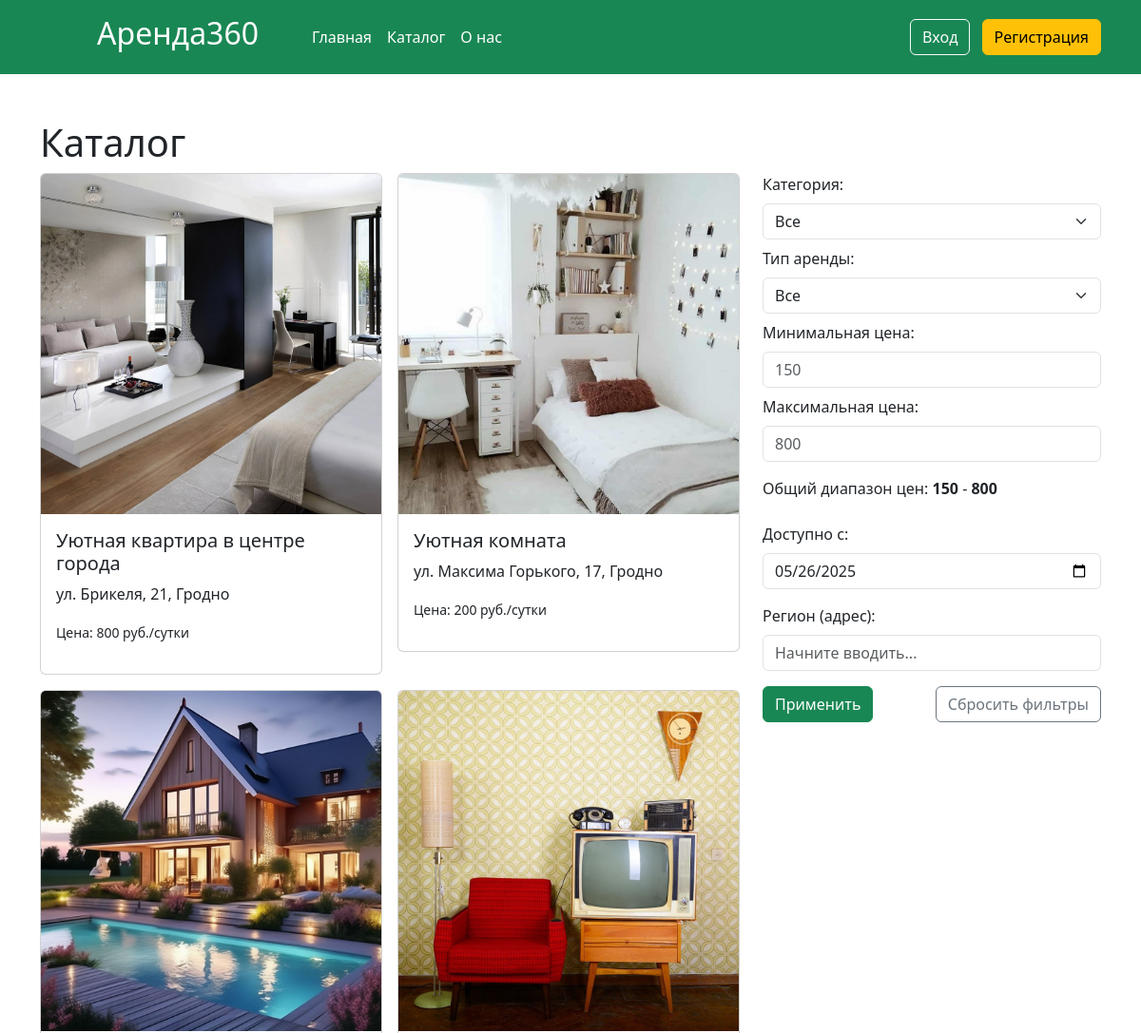
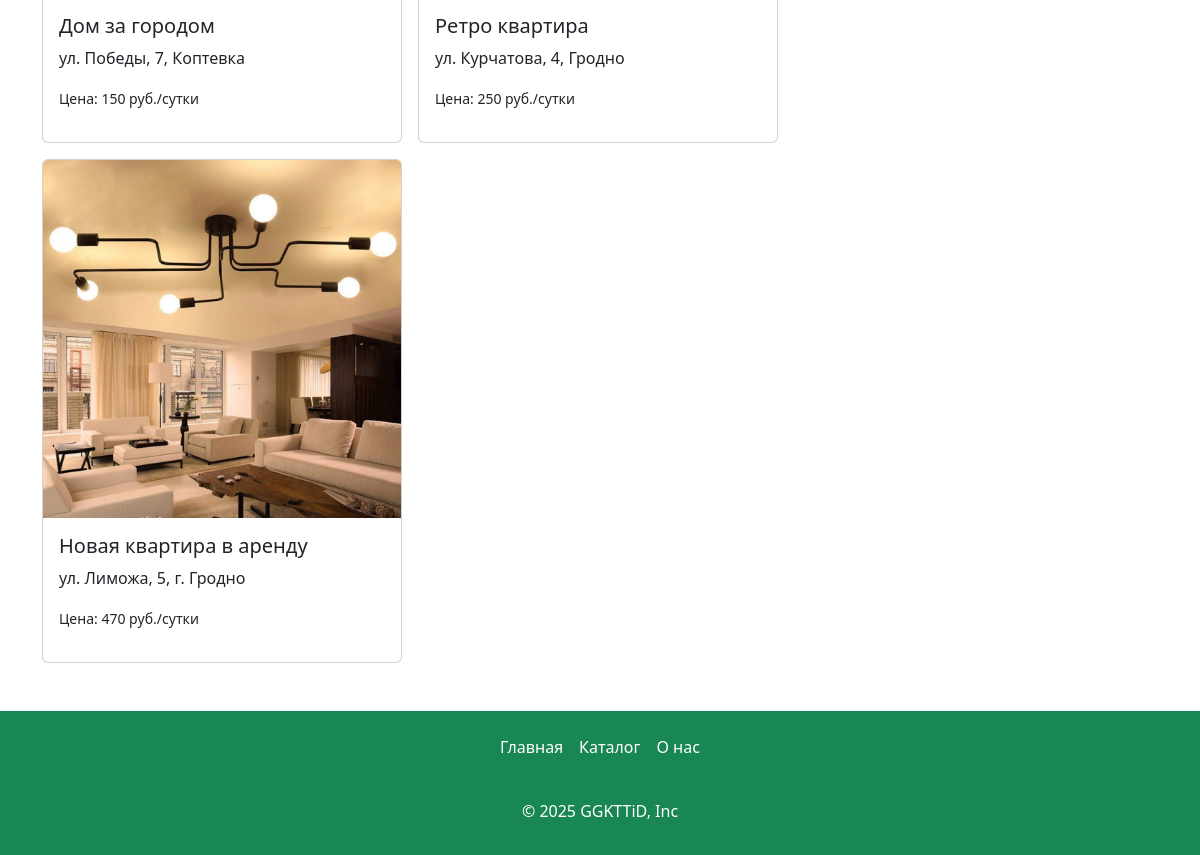
/catalog, run on the app's committed database (2 pictures, top to bottom).
### app.py (models this page shows, shortened)
class Articles(db.Model):
    id = db.Column(db.Integer,primary_key=True)
    title = db.Column(db.String(100))
    text = db.Column(db.Text)
    image_name = db.Column(db.String(100))
    category = db.Column(db.String(100))
    price = db.Column(db.Integer)
    floor = db.Column(db.Integer)
    entrance = db.Column(db.Integer)
    type_app = db.Column(db.String(100))
    address= db.Column(db.String(100))
    count_rooms = db.Column(db.Integer)
    hide = db.Column(db.Boolean, default=True)
    id_user = db.Column(db.Integer, db.ForeignKey('users.id'))
    orders = db.relationship('Orders', backref='article', lazy=True)
    images = db.relationship('Image', backref='article', lazy=True, cascade="all, delete-orphan")

### app.py (the view)
@app.route('/catalog')
def catalog():
    if request.method == 'GET':
        category = request.args.get('category')
        min_price = request.args.get('min_price')
        max_price = request.args.get('max_price')
        type_app = request.args.get('type_app')
        address_filter = request.args.get('address')
        available_date_str = request.args.get('available_date')
        available_date = datetime.strptime(available_date_str, "%Y-%m-%d") if available_date_str else None
        count_rooms = request.args.get('room_type')
        min_price_all = db.session.query(func.min(Articles.price)).scalar()
        max_price_all = db.session.query(func.max(Articles.price)).scalar()
        query = Articles.query
        addresses = db.session.query(Articles.address).distinct().all()
        addresses = [a[0] for a in addresses if a[0]]
        if address_filter:
            query = query.filter(Articles.address == address_filter)
        if category:
            query = query.filter(Articles.category == category)
        if min_price:
            query = query.filter(Articles.price >= int(min_price))
        if max_price:
            query = query.filter(Articles.price <= int(max_price))
        if type_app:
            query = query.filter(Articles.type_app == type_app)
        if available_date:
            query = query.filter(~Articles.orders.any(Orders.date == available_date))
        if count_rooms:
            if int(count_rooms) >= 4:
                query = query.filter(Articles.count_rooms >= int(count_rooms))
            else:
                query = query.filter(Articles.count_rooms == int(count_rooms))
        filtered_articles = query.all()
        return render_template("catalog.html",addresses=addresses, datetime = datetime, timedelta=timedelta, articles=filtered_articles,min_price_all=min_price_all,max_price_all=max_price_all)

### app.py (called while the page is built)
@app.context_processor
def inject_unread_messages():
    if 'name' in session:
        current_user = Users.query.filter_by(email=session['name']).first()
        unread_count = Messages.query.filter_by(recipient_id=current_user.id, is_read=False).count()
        return dict(unread_messages=unread_count)
    return dict(unread_messages=0)

@app.context_processor
def inject_user():
    def get_user_name():
        if 'name' in session:
            return Users.query.filter_by(email=session['name']).first()
    return dict(active_user=get_user_name())

### templates/catalog.html (shortened to what this page needs)
{% extends 'base.html' %}
{% block main %}
  <main>
    <div class="container my-5">
        <h1>Каталог</h1>
      <div class="row">
        <div class="col-md-8">
          <div class="row g-3">
            {%if articles%}
            {%for article in articles%}
            {%if not article.hide%}
            <div class="col-md-6">
              <a href="/card/{{article.id}}" class="card-link">
                <div class="card">
                  <img
                    src="./static/img/upload/{{article.image_name}}"
                    class="card-img-top"
                    alt="{{article.title}}"
                  />
                  <div class="card-body">
                    <h5 class="card-title">{{article.title}}</h5>
                    <p class="font-weight-bold">{{article.address}}</p>
                    <p><small>Цена: {{article.price}} руб./{%if article.type_app=="Посуточная"%}сутки{%else%}месяц{%endif%}</small></p>
                  </div>
                </div>
              </a>
            </div>
            {%endif%}
            {%endfor%}
            {%else%}
              <p>Ничего не найдено!</p>
            {%endif%}
          </div>
        </div>
        <div class="col-md-4">
          <form method="GET" action="/catalog" class="">
            <label for="category" class="form-label">Категория:</label>
            <select name="category" id="category" class="form-select" onchange="toggleRoomType()">
                <option value="">Все</option>
            </select>
            <label for="type_app" class="form-label mt-2">Тип аренды:</label>
            <select name="type_app" id="type_app" class="form-select">
                <option value="">Все</option>
            </select>
            <label for="min_price" class="form-label mt-2">Минимальная цена:</label>
            <input type="number" min="1" class="form-control" name="min_price" id="min_price" placeholder="{{min_price_all}}" value="{{ request.args.get('min_price', '') }}">
            <label for="max_price" class="form-label mt-2">Максимальная цена:</label>
            <input type="number" min="1" class="form-control" name="max_price" id="max_price" placeholder="{{max_price_all}}" value="{{ request.args.get('max_price', '') }}">
            <p class="mt-3">
              Общий диапазон цен:
              <span class="fw-bold">{{ min_price_all }}</span> -
              <span class="fw-bold">{{ max_price_all }}</span>
            </p>
            <label for="available_date" class="form-label mt-2">Доступно с:</label>
            <input type="date" class="form-control" name="available_date" id="available_date"
            value="{{ request.args.get('available_date', datetime.now().strftime('%Y-%m-%d')) }}"
            min="{{ datetime.now().strftime('%Y-%m-%d') }}"
            max="{{ (datetime.now() + timedelta(days=365)).strftime('%Y-%m-%d') }}">
            <label for="address" class="form-label mt-3">Регион (адрес):</label>
            <input list="addresses" name="address" id="address" class="form-control"
                   value="{{ request.args.get('address', '') }}" placeholder="Начните вводить...">
            <div class="d-flex justify-content-between mt-3">
                <button type="submit" class="btn btn-success">Применить</button>
                <a href="/catalog" class="btn btn-outline-secondary">Сбросить фильтры</a>
            </div>
          </form>
        </div>
      </div>
    </div>
  </main>
{% endblock %}

### templates/base.html (shortened to what this page needs)
<!DOCTYPE html>
<html lang="en">
  <head>
    <link
      href="{{ url_for('static', filename='css/bootstrap.min.css') }}"
      rel="stylesheet"
    />
    <link rel="stylesheet" href="{{ url_for('static', filename='css/style.css') }}" />
    <link rel="stylesheet" href="https://cdn.jsdelivr.net/npm/flatpickr/dist/flatpickr.min.css">
<link
  rel="stylesheet"
  href="https://unpkg.com/leaflet@1.9.4/dist/leaflet.css"
/>
  </head>
  <body>
    <header class="p-3 text-bg-success">
      <div class="container">
        <div
          class="d-flex flex-wrap align-items-center justify-content-center justify-content-lg-start"
        >
          <a
            href="/"
            class="d-flex align-items-center mb-2 mb-lg-0 text-white text-decoration-none"
          >
            <h2>Аренда360</h2>
          </a>
          <ul
            class="nav col-12 col-lg-auto me-lg-auto mx-5 mb-2 justify-content-center mb-md-0"
          >
            <li>
              <a href="/" class="nav-link px-2 text-white">Главная</a>
            </li>
            <li><a href="/catalog" class="nav-link px-2 text-white">Каталог</a></li>
            <li>
              <a href="/about" class="nav-link px-2 text-white">О нас</a>
            </li>
          </ul>
          <div class="text-end">
            {%if 'name' in session and active_user %}
            <a href="/my_chats" class="btn btn-outline-light me-2">Мои чаты <span class="badge bg-danger">{{ unread_messages }}</span></a>
            <a href="/profile" class="btn btn-outline-light me-2">Профиль</a>
            <a href="/logout"  class="btn btn-warning">Выйти</a>
            {% else %}
            <a href="/login" class="btn btn-outline-light me-2">Вход</a>
             <a href="/reg"  class="btn btn-warning">Регистрация</a>
             {%endif%}
          </div>
        </div>
      </div>
    </header>
    {% block main %} {% endblock %}
    <footer class="py-3 text-bg-success">
      <ul class="nav justify-content-center pb-3 mb-3">
        <li class="nav-item">
          <a href="/" class="nav-link px-2 text-white">Главная</a>
        </li>
        <li class="nav-item">
          <a href="/catalog" class="nav-link px-2 text-white">Каталог</a>
        </li>
        <li class="nav-item">
          <a href="/about" class="nav-link px-2 text-white">О нас</a>
        </li>
      </ul>
      <p class="text-center text-body-white">© 2025 GGKTTiD, Inc</p>
    </footer>
  </body>
</html>

### static/css/style.css (style rules this page uses)
html { height: 100%; }
body { display: flex; flex-direction: column; height: 100%; background-color: #ffff; border-radius: 30px; }
main { flex: 1 0 auto; }
footer { flex: 0 0 auto; }
.card-link { text-decoration: none; }
.card { transition: box-shadow 0.3s; }

### data on the page
Articles: image_name (picture), title "Уютная квартира в центре города", address "ул. Брикеля, 21, Гродно", price "800", type_app "сутки"
Articles: image_name (picture), title "Уютная комната", address "ул. Максима Горького, 17, Гродно", price "200", type_app "сутки"
Articles: image_name (picture), title "Дом за городом", address "ул. Победы, 7, Коптевка", price "150", type_app "сутки"
Articles: image_name (picture), title "Ретро квартира", address "ул. Курчатова, 4, Гродно", price "250", type_app "сутки"
Articles: image_name (picture), title "Новая квартира в аренду", address "ул. Лиможа, 5, г. Гродно", price "470", type_app "сутки"

### other printed values
{{ min_price_all }} "150"
{{ max_price_all }} "800"
